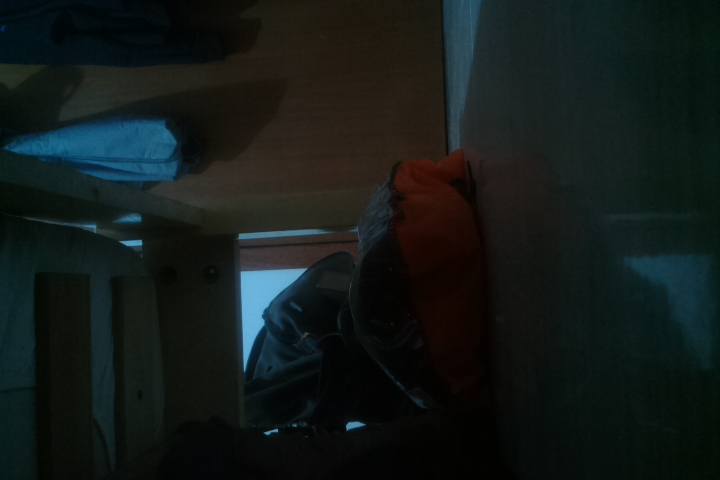
#> input picture image.jpg, 720 x 480 px
$ python -i continuous_capture_image.py   (imports and definitions only)
#> lines starting #> are read from the running program, lines starting #| are printed output that depends on the picture; after the words box and inside, x2 and y2 are one past the last pixel; in counts of white or black regions, pixels touching at a corner belong together
#> further down, picture is the input picture: shape (480, 720, 3); mean B, G, R 24.5, 26.2, 18.9
#!/usr/bin/env python
# coding: utf-8

# Based on https://www.pyimagesearch.com/2016/02/08/opencv-shape-detection/

# In[1]:


# Global variables
path_out = 'assets/'
path_in = 'assets/image2.jpg' # in case we are reading from disk, not from camera

imgWidht =800
imgHeight = 800

class Flags:
    export = True
    onRaspberry = True
flags=Flags()


# In[2]:


import cv2
import numpy as np

if flags.onRaspberry:
    import time
    from picamera import PiCamera
else:
    import matplotlib.pyplot as plt


# In[22]:


class ShapeDetector:
    contours = None
    image = None

    def __init__(self):
        pass

    # [28 lines left out: function detect, not called in this run]

    def processImg(self, image, thresh_value=60):
        # convert the resized image to grayscale, blur it slightly, and threshold it
#> called with thresh_value = 60
        gray = cv2.cvtColor(image, cv2.COLOR_BGR2GRAY)
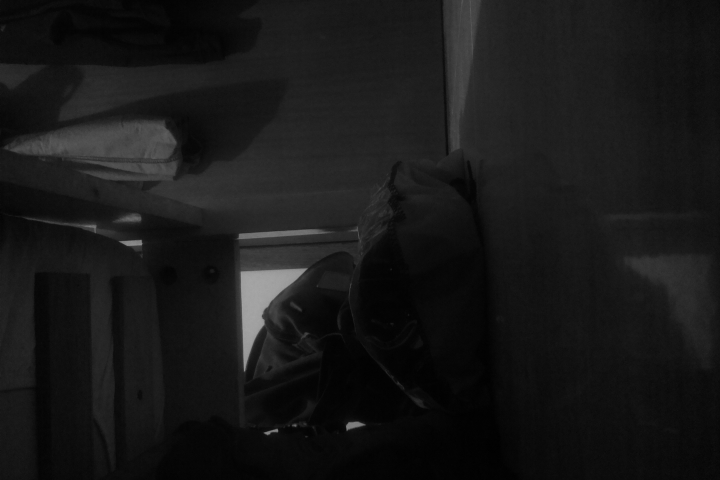
#> gray: shape (480, 720); min 0, max 166, mean 23.8
        blurred = cv2.GaussianBlur(gray, (5, 5), 0)
        thresh = cv2.threshold(blurred, thresh_value, 255, cv2.THRESH_BINARY)[1]
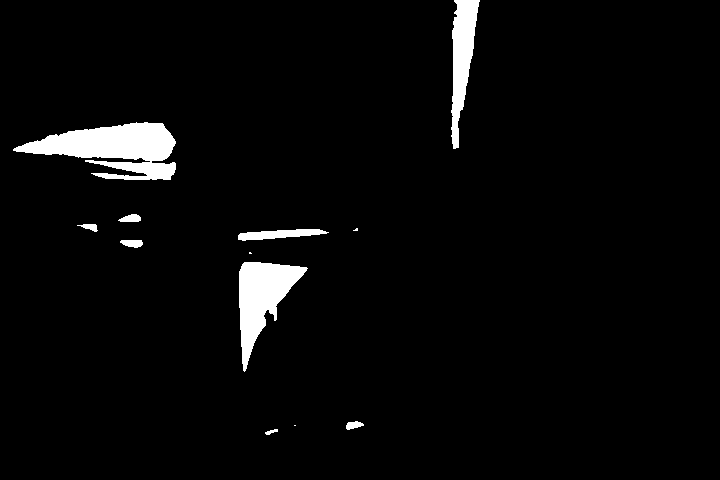
#> thresh: shape (480, 720); 3.5% white; 12 white regions (3 under 20 px)
        _, self.contours, _ = cv2.findContours(thresh, cv2.RETR_EXTERNAL, cv2.CHAIN_APPROX_SIMPLE)
#> self.contours = 12 contours, 3 with area under 20; largest, box (x1, y1, x2, y2) and area: (13, 122, 176, 180) 4908, (239, 262, 308, 372) 3280, (451, 0, 480, 149) 2124, (238, 229, 329, 241) 541, (120, 240, 143, 248) 116
        self.image = image.copy()
        return thresh

    # [30 lines left out: functions shapeBiggest, shapeAll, not called in this run]
sd = ShapeDetector()
# [1 line not run here, left out]

# In[41]:


i=0
# [43 lines not run here, left out]

>>> import cv2
>>> picture = cv2.imread('image.jpg')
>>> result = ShapeDetector().processImg(picture)
